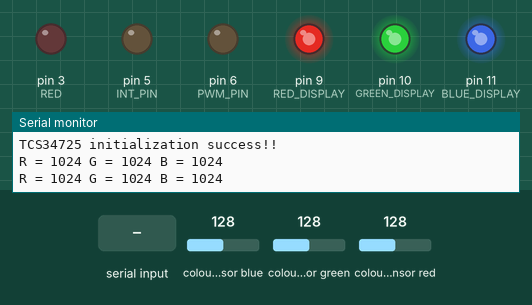
The sketch below on a simulated Arduino Uno, built with avr-gcc and run on an emulated ATmega328P. Shown: output pins drawn as LEDs (lit = HIGH), the last lines printed to the serial monitor. Wiring (inferred from the names in the program): TCS34725 colour sensor at I2C address 0x29. The test bench sets the inputs (shaded band); at power-on: colour sensor blue 128, colour sensor green 128, colour sensor red 128.

Above: at 1.2 s.
1.3 s: "30,150\n" received over Serial
At 2.0 s:
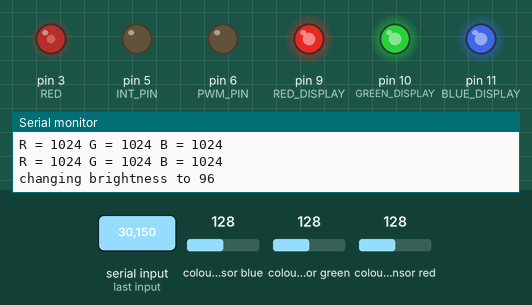
4.3 s: colour sensor blue set to 5
At 5.5 s:
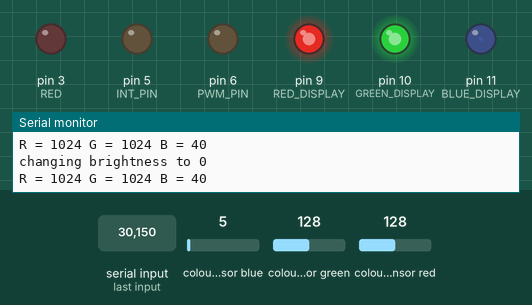
6.2 s: colour sensor green set to 5
At 7.2 s:
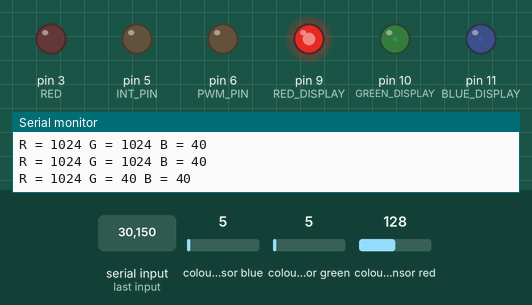
8.2 s: colour sensor red set to 5
At 9.9 s:
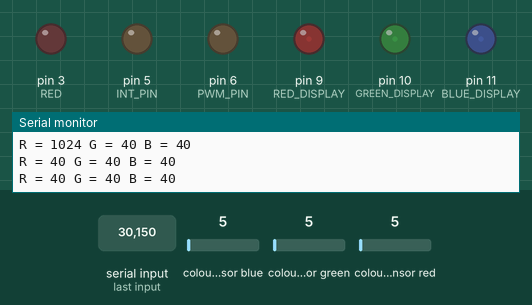
10.2 s: "90,45\n" received over Serial
At 13.0 s:
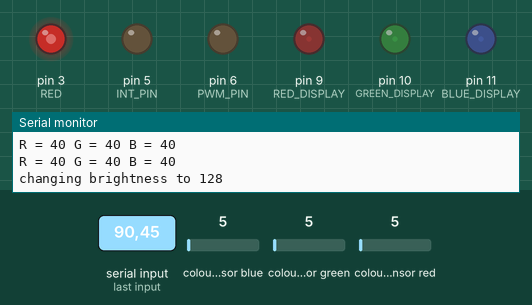
13.2 s: "256\n" received over Serial
Timing chart, 0 to 17.2 s (numbered marks = the images above; inputs shaded):
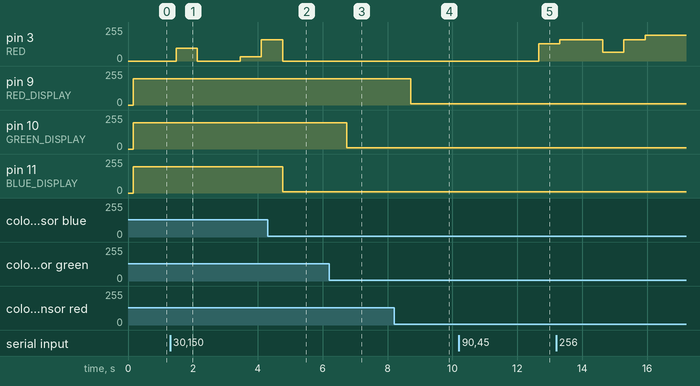

The sketch:

05_PWM_RGB.ino
```cpp
#include "DEV_Config.hpp"
#include "TCS34725.hpp"

const int RED = 3;
const int GREEN = 5;
const int BLUE = 6;

const int RED_DISPLAY = 9;
const int GREEN_DISPLAY = 10;
const int BLUE_DISPLAY = 11;

void setup()
{
    Config_Init();
    if (TCS34725_Init() != 0)
    {
        Serial.print("TCS34725 initialization error!!\r\n");
    }

    Serial.print("TCS34725 initialization success!!\r\n");

    pinMode(RED, OUTPUT);
    pinMode(GREEN, OUTPUT);
    pinMode(BLUE, OUTPUT);
    pinMode(RED_DISPLAY, OUTPUT);
    pinMode(GREEN_DISPLAY, OUTPUT);
    pinMode(BLUE_DISPLAY, OUTPUT);

    digitalWrite(RED, LOW);
    digitalWrite(GREEN, LOW);
    digitalWrite(BLUE, LOW);
}

RGB rgb, RGB888;
void loop()
{
    rgb = TCS34725_Get_RGBData();
    RGB888 = TCS34725_GetRGB888(rgb);
    printSensor(rgb);
    displayLED(RGB888);
    changeColor();

    delay(500);
}

int incomingByte = 0;
int CURRENT_COLOR = RED;
void changeColor()
{
    if (Serial.available() > 0)
    {
        incomingByte = Serial.read();
    }

    if (incomingByte >= 48 && incomingByte <= 56)
    {
        int brightness = (incomingByte - 48) * 32;
        if (brightness == 256) brightness = 255;

        Serial.print("\nchanging brightness to ");
        Serial.print(brightness);
        Serial.print("\n");
        analogWrite(CURRENT_COLOR, brightness);
    }
    else
    {
        switch (incomingByte)
        {
        case 114:
            Serial.print("\nchanging color to red\n");
            analogWrite(CURRENT_COLOR, 0);
            CURRENT_COLOR = RED;
            break;
        case 103:
            Serial.print("\nchanging color to green\n");
            analogWrite(CURRENT_COLOR, 0);
            CURRENT_COLOR = GREEN;
            break;
        case 98:
            Serial.print("\nchanging color to blue\n");
            analogWrite(CURRENT_COLOR, 0);
            CURRENT_COLOR = BLUE;
            break;
        }
    }
}

void displayLED(RGB rgb)
{
    analogWrite(RED_DISPLAY, rgb.R);
    analogWrite(GREEN_DISPLAY, rgb.G);
    analogWrite(BLUE_DISPLAY, rgb.B);
}

void printSensor(RGB rgb)
{
    Serial.print("R = ");
    Serial.print(rgb.R);
    Serial.print(" G = ");
    Serial.print(rgb.G);
    Serial.print(" B = ");
    Serial.print(rgb.B);
    Serial.print("\r\n");
}
```

TCS34725.cpp
```cpp
// (licence header left out)
#include "TCS34725.hpp"

TCS34725IntegrationTime_t IntegrationTime_t = TCS34725_INTEGRATIONTIME_700MS;
TCS34725Gain_t Gain_t = TCS34725_GAIN_60X;

/******************************************************************************
function:   Write a byte to TCS34725
parameter	:
        add : Register address
        data: Written data
******************************************************************************/
static void TCS34725_WriteByte(UBYTE add, UBYTE data)
{
    // Note: remember to add this when users write their own
    // Responsible for not finding the register,
    // refer to the data sheet Command Register CMD(Bit 7)
    add = add | TCS34725_CMD_BIT;
    DEV_I2C_WriteByte(add, data);
}

/******************************************************************************
function:   Read a byte to TCS34725
parameter	:
        add : Register address
******************************************************************************/
static UBYTE TCS34725_ReadByte(UBYTE add)
{
    add = add | TCS34725_CMD_BIT;
    return DEV_I2C_ReadByte(add);
}

/******************************************************************************
function:   Read a word to TCS34725
parameter	:
        add : Register address
        data: Written data
******************************************************************************/
static UWORD TCS34725_ReadWord(UBYTE add)
{

    add = add | TCS34725_CMD_BIT;
    return DEV_I2C_ReadWord(add);
}

/******************************************************************************
function:
        TCS34725 wake up
******************************************************************************/
static void TCS34725_Enable(void)
{
    TCS34725_WriteByte(TCS34725_ENABLE, TCS34725_ENABLE_PON);
    DEV_Delay_ms(3);
    TCS34725_WriteByte(TCS34725_ENABLE, TCS34725_ENABLE_PON | TCS34725_ENABLE_AEN);
    DEV_Delay_ms(3);
}

/******************************************************************************
function:
        TCS34725 Sleep
******************************************************************************/
void TCS34725_Disable(void)
{
    /* Turn the device off to save power */
    UBYTE reg = 0;
    reg = TCS34725_ReadByte(TCS34725_ENABLE);
    TCS34725_WriteByte(TCS34725_ENABLE, reg & ~(TCS34725_ENABLE_PON | TCS34725_ENABLE_AEN));
}

/******************************************************************************
function:   TCS34725 Set Integration Time
parameter	:
        time: Integration Time Reference "TCS34725.h" Enumeration Type
******************************************************************************/
void TCS34725_Set_Integration_Time(TCS34725IntegrationTime_t time)
{
    /* Update the timing register */
    TCS34725_WriteByte(TCS34725_ATIME, time);
    IntegrationTime_t = time;
}

/******************************************************************************
function:   TCS34725 Set gain
parameter	:
        gain: gain Reference "TCS34725.h" Enumeration Type
******************************************************************************/
void TCS34725_Set_Gain(TCS34725Gain_t gain)
{
    TCS34725_WriteByte(TCS34725_CONTROL, gain);
    Gain_t = gain;
}

/******************************************************************************
function:   Interrupt Enable
******************************************************************************/
static void TCS34725_Interrupt_Enable()
{
    UBYTE data = 0;
    data = TCS34725_ReadByte(TCS34725_ENABLE);
    TCS34725_WriteByte(TCS34725_ENABLE, data | TCS34725_ENABLE_AIEN);
}

/******************************************************************************
function:   Interrupt Disable
******************************************************************************/
void TCS34725_Interrupt_Disable()
{
    UBYTE data = 0;
    data = TCS34725_ReadByte(TCS34725_ENABLE);
    TCS34725_WriteByte(TCS34725_ENABLE, data & (~TCS34725_ENABLE_AIEN));
}

/******************************************************************************
function:   Set Interrupt Persistence register, Interrupts need to be maintained
            for several cycles
parameter	:
    TCS34725_PER : reference "TCS34725.h"
******************************************************************************/
static void TCS34725_Set_Interrupt_Persistence_Reg(UBYTE TCS34725_PER)
{
    if (TCS34725_PER < 0x10)
        TCS34725_WriteByte(TCS34725_PERS, TCS34725_PER);
    else
        TCS34725_WriteByte(TCS34725_PERS, TCS34725_PERS_60_CYCLE);
}

/******************************************************************************
function:   Set Interrupt Threshold
parameter	:
    Threshold_H,Threshold_L:
    Two 16-bit interrupt threshold registers allow the user to set limits
    below and above a desired light level. An interrupt can be generated
    when the Clear data (CDATA) is less than the Clear interrupt low
    threshold (AILTx) or is greater than the Clear interrupt high
    threshold (AIHTx)(Clear is the Clear ADC Channel Data Registers)
******************************************************************************/
static void TCS34725_Set_Interrupt_Threshold(UWORD Threshold_H, UWORD Threshold_L)
{
    TCS34725_WriteByte(TCS34725_AILTL, Threshold_L & 0xff);
    TCS34725_WriteByte(TCS34725_AILTH, Threshold_L >> 8);
    TCS34725_WriteByte(TCS34725_AIHTL, Threshold_H & 0xff);
    TCS34725_WriteByte(TCS34725_AIHTH, Threshold_H >> 8);
}

/******************************************************************************
function:   Clear interrupt flag
******************************************************************************/
static void TCS34725_Clear_Interrupt_Flag()
{
    TCS34725_WriteByte(TCS34725_CMD_Clear_INT, 0x00);
}

/******************************************************************************
function:   TCS34725 initialization
parameter	:
        gain: gain Reference "TCS34725.h" Enumeration Type
        it  : Integration Time Reference "TCS34725.h" Enumeration Type
******************************************************************************/
UBYTE TCS34725_Init(void)
{
    UBYTE ID = 0;
    DEV_Set_I2CAddress(TCS34725_ADDRESS);
    ID = TCS34725_ReadByte(TCS34725_ID);
    if (ID != 0x44 && ID != 0x4D)
    {
        return 1;
    }
    // Set the integration time and gain
    TCS34725_Set_Integration_Time(TCS34725_INTEGRATIONTIME_154MS);
    TCS34725_Set_Gain(TCS34725_GAIN_60X);

    IntegrationTime_t = TCS34725_INTEGRATIONTIME_154MS;
    Gain_t = TCS34725_GAIN_60X;
    // Set Interrupt
    TCS34725_Set_Interrupt_Threshold(0xff00, 0x00ff); // Interrupt upper and lower threshold
    TCS34725_Set_Interrupt_Persistence_Reg(TCS34725_PERS_2_CYCLE);
    TCS34725_Enable();
    TCS34725_Interrupt_Enable();
    // Set the LCD brightness
    TCS34725_SetLight(40);

    return 0;
}

/******************************************************************************
function:   TCS34725 Read RGBC data
parameter	:
     R,G,B,C: RGBC Numerical value,Is a pointer
******************************************************************************/
RGB TCS34725_Get_RGBData()
{
    RGB temp;
    temp.C = TCS34725_ReadWord(TCS34725_CDATAL | TCS34725_CMD_Read_Word);
    temp.R = TCS34725_ReadWord(TCS34725_RDATAL | TCS34725_CMD_Read_Word);
    temp.G = TCS34725_ReadWord(TCS34725_GDATAL | TCS34725_CMD_Read_Word);
    temp.B = TCS34725_ReadWord(TCS34725_BDATAL | TCS34725_CMD_Read_Word);

    switch (IntegrationTime_t)
    {
    case TCS34725_INTEGRATIONTIME_2_4MS:
        DEV_Delay_ms(3);
        break;
    case TCS34725_INTEGRATIONTIME_24MS:
        DEV_Delay_ms(24);
        break;
    case TCS34725_INTEGRATIONTIME_50MS:
        DEV_Delay_ms(50);
        break;
    case TCS34725_INTEGRATIONTIME_101MS:
        DEV_Delay_ms(101);
        break;
    case TCS34725_INTEGRATIONTIME_154MS:
        DEV_Delay_ms(154);
        break;
    case TCS34725_INTEGRATIONTIME_700MS:
        DEV_Delay_ms(700);
        break;
    }
    return temp;
}

/******************************************************************************
function:   Converts the raw R/G/B values to color temperature in degrees
            Kelvin
parameter	:
     rgb    : RGBC Numerical value
******************************************************************************/
UBYTE TCS34725_GetLux_Interrupt(UWORD Threshold_H, UWORD Threshold_L)
{
    TCS34725_Set_Interrupt_Threshold(Threshold_H, Threshold_L);
    if (DEV_Digital_Read(INT_PIN) == 0)
    {
        TCS34725_Clear_Interrupt_Flag();
        TCS34725_Set_Interrupt_Persistence_Reg(TCS34725_PERS_2_CYCLE);
        return 1;
    }
    return 0;
}
/******************************************************************************
function:   Converts the raw R/G/B values to color temperature in degrees
            Kelvin
parameter	:
     rgb    : RGBC Numerical value
******************************************************************************/
UWORD TCS34725_Get_ColorTemp(RGB rgb)
{
    float cct;
    UWORD r_comp, b_comp, ir;
    ir = (rgb.R + rgb.G + rgb.B > rgb.C) ? (rgb.R + rgb.G + rgb.B - rgb.C) / 2 : 0;
    r_comp = rgb.R - ir;
    b_comp = rgb.B - ir;
    cct = TCS34725_CT_Coef * (float)(b_comp) / (float)(r_comp) + TCS34725_CT_Offset;

    return (uint16_t)cct;
}

/******************************************************************************
function:   Converts the raw R/G/B values to lux
parameter	:
     rgb    : RGBC Numerical value
******************************************************************************/
UWORD TCS34725_Get_Lux(RGB rgb)
{
    float lux, cpl, atime_ms, Gain_temp = 1;
    UWORD ir = 1;
    UWORD r_comp, g_comp, b_comp;

    atime_ms = ((256 - IntegrationTime_t) * 2.4);
    ir = (rgb.R + rgb.G + rgb.B > rgb.C) ? (rgb.R + rgb.G + rgb.B - rgb.C) / 2 : 0;
    r_comp = rgb.R - ir;
    g_comp = rgb.G - ir;
    b_comp = rgb.B - ir;

    switch (Gain_t)
    {
    case TCS34725_GAIN_1X:
        Gain_temp = 1;
        break;
    case TCS34725_GAIN_4X:
        Gain_temp = 4;
        break;
    case TCS34725_GAIN_16X:
        Gain_temp = 16;
        break;
    case TCS34725_GAIN_60X:
        Gain_temp = 60;
        break;
    }
    cpl = (atime_ms * Gain_temp) / (TCS34725_GA * TCS34725_DF);

    lux = (TCS34725_R_Coef * (float)(r_comp) + TCS34725_G_Coef * (float)(g_comp) + TCS34725_B_Coef * (float)(b_comp)) / cpl;
    return (UWORD)lux;
}

/******************************************************************************
function:   Convert raw RGB values to RGB888 format
parameter	:
     rgb    : RGBC Numerical value
******************************************************************************/
RGB TCS34725_GetRGB888(RGB rgb)
{
    float i = 1;
    // Limit data range
    if (rgb.R >= rgb.G && rgb.R >= rgb.B)
    {
        i = rgb.R / 255 + 1;
    }
    else if (rgb.G >= rgb.R && rgb.G >= rgb.B)
    {
        i = rgb.G / 255 + 1;
    }
    else if (rgb.B >= rgb.G && rgb.B >= rgb.R)
    {
        i = rgb.B / 255 + 1;
    }
    if (i != 0)
    {
        rgb.R = (rgb.R) / i;
        rgb.G = (rgb.G) / i;
        rgb.B = (rgb.B) / i;
    }
    // Amplify data differences
    /*Please don't try to make the data negative,
        unless you don't change the data type*/
    if (rgb.R > 30)
        rgb.R = rgb.R - 30;
    if (rgb.G > 30)
        rgb.G = rgb.G - 30;
    if (rgb.B > 30)
        rgb.B = rgb.B - 30;
    rgb.R = rgb.R * 255 / 225;
    rgb.G = rgb.G * 255 / 225;
    rgb.B = rgb.B * 255 / 225;

    if (rgb.R > 255)
        rgb.R = 255;
    if (rgb.G > 255)
        rgb.G = 255;
    if (rgb.B > 255)
        rgb.B = 255;
    return rgb;
}

/******************************************************************************
function:   Convert raw RGB values to RGB565 format
parameter	:
     rgb    : RGBC Numerical value
******************************************************************************/
UWORD TCS34725_GetRGB565(RGB rgb)
{
    float i = 1;
    // Limit data range
    if (rgb.R >= rgb.G && rgb.R >= rgb.B)
    {
        i = rgb.R / 255 + 1;
    }
    else if (rgb.G >= rgb.R && rgb.G >= rgb.B)
    {
        i = rgb.G / 255 + 1;
    }
    else if (rgb.B >= rgb.G && rgb.B >= rgb.R)
    {
        i = rgb.B / 255 + 1;
    }
    if (i != 0)
    {
        rgb.R = (rgb.R) / i;
        rgb.G = (rgb.G) / i;
        rgb.B = (rgb.B) / i;
    }
    if (rgb.R > 30)
        rgb.R = rgb.R - 30;
    if (rgb.G > 30)
        rgb.G = rgb.G - 30;
    if (rgb.B > 30)
        rgb.B = rgb.B - 30;
    rgb.R = rgb.R * 255 / 225;
    rgb.G = rgb.G * 255 / 225;
    rgb.B = rgb.B * 255 / 225;

    if (rgb.R > 255)
        rgb.R = 255;
    if (rgb.G > 255)
        rgb.G = 255;
    if (rgb.B > 255)
        rgb.B = 255;
    return (rgb.R << 11) | (rgb.G << 5) | (rgb.B);
}

/******************************************************************************
function:   Set the onboard LED brightness
parameter	:
     value : 0 - 100
******************************************************************************/
void TCS34725_SetLight(UWORD value)
{
    if (value <= 100)
    {
        value = value * DEV_PWM_value / 100;
        DEV_Set_PWM(value);
    }
}
```

DEV_Config.cpp
```cpp
#include "DEV_Config.hpp"
UBYTE IIC_Addr_t = IIC_Addr;
void GPIO_Init()
{
    pinMode(PWM_PIN, OUTPUT);
    pinMode(INT_PIN, INPUT_PULLUP);
}
void Config_Init()
{

    GPIO_Init();
    // Serial
    Serial.begin(115200);
    // i2c config
    Wire.begin();
}

void DEV_I2C_WriteByte(UBYTE add_, UBYTE data_)
{
    Wire.beginTransmission(IIC_Addr_t);

    Wire.write(add_);
    Wire.write(data_ & 0xFF);
    Wire.endTransmission();
}

void DEV_I2C_WriteWord(UBYTE add_, UWORD data_)
{
    Wire.beginTransmission(IIC_Addr_t);
    Wire.write(add_);
    Wire.write(data_ & 0xFF);
    Wire.write((data_ >> 8) & 0xFF);
    Wire.endTransmission();
}

UBYTE DEV_I2C_ReadByte(UBYTE add_)
{
    Wire.beginTransmission(IIC_Addr_t);
    Wire.write(add_);
    Wire.endTransmission();
    Wire.requestFrom(IIC_Addr_t, 1);
    if (Wire.available())
    {
        return Wire.read();
    }
    return 0;
    ;
}

UWORD DEV_I2C_ReadWord(UBYTE add_)
{
    uint16_t x;
    uint16_t t;

    Wire.beginTransmission(IIC_Addr_t);
    Wire.write(add_);
    Wire.endTransmission();
    Wire.requestFrom(IIC_Addr_t, 2);
    t = Wire.read();
    x = Wire.read();
    x <<= 8;
    x |= t;
    return x;
}

void DEV_Set_I2CAddress(UBYTE add_)
{
    IIC_Addr_t = add_;
}
```

DEV_Config.hpp
```cpp
#include "Arduino.h"
//#include <avr/pgmspace.h>
#include <Wire.h>

#define UBYTE uint8_t
#define UWORD uint16_t
#define UDOUBLE uint32_t

/**
 * GPIO
 **/
#define PWM_PIN 6
#define INT_PIN 5

/**
 * GPIO read and write
 **/
#define DEV_Digital_Write(_pin, _value) digitalWrite(_pin, _value == 0 ? LOW : HIGH)
#define DEV_Digital_Read(_pin) digitalRead(_pin)

/**
 * IIC
 **/
#define IIC_Addr 0x29

/**
 * delay x ms
 **/
#define DEV_Delay_ms(__xms) delay(__xms)

/**
 * PWM_BL
 **/
#define DEV_Set_PWM(_Value) analogWrite(PWM_PIN, _Value)
#define DEV_PWM_value 255
/*-----------------------------------------------------------------------------*/
void Config_Init();

void DEV_Set_I2CAddress(UBYTE Add);
void DEV_I2C_WriteByte(UBYTE add_, UBYTE data_);
void DEV_I2C_WriteWord(UBYTE add_, UWORD data_);
UBYTE DEV_I2C_ReadByte(UBYTE add_);
UWORD DEV_I2C_ReadWord(UBYTE add_);
```

Source omitted: TCS34725.hpp (7362 bytes)

Measured:
- after the input at 1.3 s, pin 3 (RED): 0/255 → 96/255 after 0.18 s, → 0/255 0.66 s later, → 32/255 1.3 s later, → 160/255 0.66 s later
- after the input at 4.3 s, pin 11 (BLUE_DISPLAY): 197/255 → 9/255 after 0.47 s
- after the input at 6.2 s, pin 10 (GREEN_DISPLAY): 197/255 → 9/255 after 0.54 s
- after the input at 8.2 s, pin 9 (RED_DISPLAY): 197/255 → 11/255 after 0.51 s; pin 10 (GREEN_DISPLAY), pin 11 (BLUE_DISPLAY): 9/255 → 11/255 after 0.51 s
- after the input at 10.2 s, pin 3 (RED): 0/255 → 128/255 after 2.5 s
